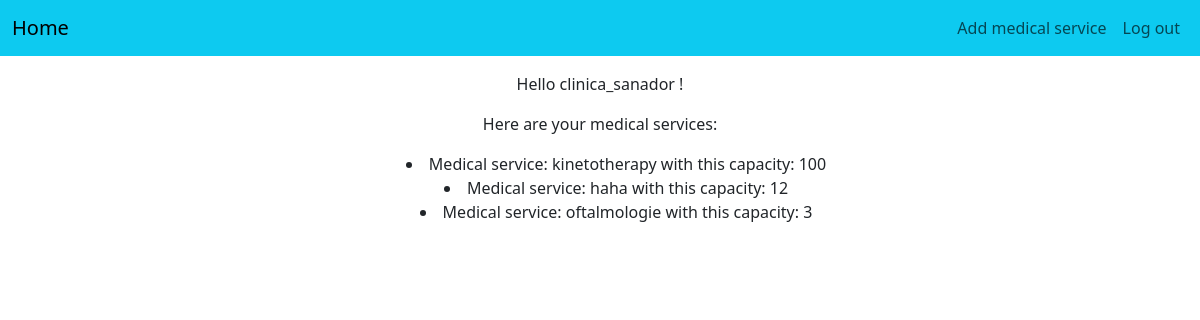
The app's page /index_clinic (signed in) with its own data.
### tables this page shows
CREATE TABLE clinic (clinic_id INTEGER PRIMARY KEY AUTOINCREMENT, password_hash TEXT, clinic_username TEXT, clinic_name TEXT, location TEXT, type TEXT CHECK(type in('State', 'Private')));

CREATE TABLE medical_service (medical_service_id INTEGER PRIMARY KEY AUTOINCREMENT, clinic_id INTEGER, service_name TEXT, capacity INTEGER, FOREIGN KEY (clinic_id) REFERENCES clinic(clinic_id));

### server.py (the view)
@app.route("/index_clinic")
def index_clinic():
    if "clinic_username" in session:
        clinic_username = session["clinic_username"]
        return render_template(
            "index_clinic.html",
            logged_in=True,
            clinic_username=clinic_username,
            medical_services=db_model.get_services_and_capacity_for_clinic(clinic_username)
        )
    return render_template("index_clinic.html")

### db_utility_model.py (called while the page is built)
def db_fetch(query, args=(), all=False, db_name=DBFILENAME):
    with sqlite3.connect(db_name) as conn:
        conn.row_factory = sqlite3.Row
        cur = conn.execute(query, args)
        if all:
            res = cur.fetchall()
            if res:
                res = [dict(e) for e in res]
            else:
                res = []
        else:
            res = cur.fetchone()
            if res:
                res = dict(res)
    return res

def get_services_and_capacity_for_clinic(clinic_username):
    clinic_id=db_fetch("select clinic_id from clinic where clinic_username=?", (clinic_username,), all=False)
    medical_services = db_fetch("select service_name, capacity from medical_service where clinic_id=?", (clinic_id['clinic_id'],), all=True)
    return medical_services

### templates/index_clinic.html (shortened to what this page needs)
{% include "header_administrator.html" %}
  <div class="container text-center bg-white text-dark p-3">
  <div class="row mb-4">
    <div class="col-12">
      {% if logged_in %}
      <p>Hello {{clinic_username}} !</p>
      <p>Here are your medical services:</p>
        <ul>
          {% for medical_service in medical_services %}
            <li style="list-style-position: inside;">Medical service: {{ medical_service['service_name'] }} with this capacity: {{ medical_service['capacity'] }} </li>
          {% endfor %}
        </ul>
    {% endif %}
  </body>

### records on screen
clinic: clinic_username "clinica_sanador"
medical_service: service_name "kinetotherapy", capacity "100"
medical_service: service_name "haha", capacity "12"
medical_service: service_name "oftalmologie", capacity "3"
